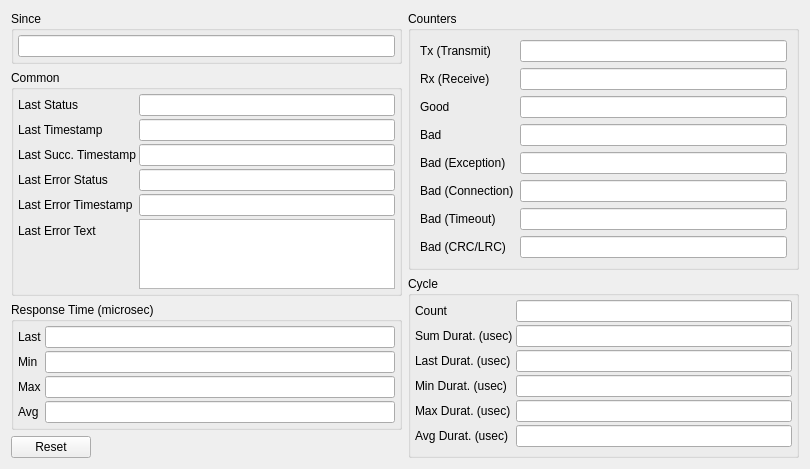
<?xml version="1.0" encoding="UTF-8"?>
<ui version="4.0">
 <class>mbClientPortStatisticsUi</class>
 <widget class="QWidget" name="mbClientPortStatisticsUi">
  <property name="geometry">
   <rect>
    <x>0</x>
    <y>0</y>
    <width>810</width>
    <height>427</height>
   </rect>
  </property>
  <layout class="QHBoxLayout" name="horizontalLayout_2">
   <item>
    <layout class="QVBoxLayout" name="verticalLayout_2">
     <item>
      <widget class="QGroupBox" name="groupBox_4">
       <property name="title">
        <string>Since</string>
       </property>
       <layout class="QHBoxLayout" name="horizontalLayout_3">
        <property name="spacing">
         <number>2</number>
        </property>
        <property name="leftMargin">
         <number>4</number>
        </property>
        <property name="topMargin">
         <number>4</number>
        </property>
        <property name="rightMargin">
         <number>4</number>
        </property>
        <property name="bottomMargin">
         <number>4</number>
        </property>
        <item>
         <widget class="QLineEdit" name="lnSinceTimestamp">
          <property name="readOnly">
           <bool>true</bool>
          </property>
         </widget>
        </item>
       </layout>
      </widget>
     </item>
     <item>
      <widget class="QGroupBox" name="groupBox_3">
       <property name="title">
        <string>Common</string>
       </property>
       <layout class="QFormLayout" name="formLayout_4">
        <property name="horizontalSpacing">
         <number>3</number>
        </property>
        <property name="verticalSpacing">
         <number>3</number>
        </property>
        <property name="leftMargin">
         <number>4</number>
        </property>
        <property name="topMargin">
         <number>4</number>
        </property>
        <property name="rightMargin">
         <number>4</number>
        </property>
        <property name="bottomMargin">
         <number>4</number>
        </property>
        <item row="0" column="0">
         <widget class="QLabel" name="label_18">
          <property name="text">
           <string>Last Status</string>
          </property>
         </widget>
        </item>
        <item row="0" column="1">
         <widget class="QLineEdit" name="lnLastStatus">
          <property name="readOnly">
           <bool>true</bool>
          </property>
         </widget>
        </item>
        <item row="1" column="0">
         <widget class="QLabel" name="label_19">
          <property name="text">
           <string>Last Timestamp</string>
          </property>
         </widget>
        </item>
        <item row="1" column="1">
         <widget class="QLineEdit" name="lnLastTimestamp">
          <property name="readOnly">
           <bool>true</bool>
          </property>
         </widget>
        </item>
        <item row="2" column="0">
         <widget class="QLabel" name="label_20">
          <property name="text">
           <string>Last Succ. Timestamp</string>
          </property>
         </widget>
        </item>
        <item row="2" column="1">
         <widget class="QLineEdit" name="lnLastSuccessTimestamp">
          <property name="minimumSize">
           <size>
            <width>180</width>
            <height>0</height>
           </size>
          </property>
          <property name="readOnly">
           <bool>true</bool>
          </property>
         </widget>
        </item>
        <item row="3" column="0">
         <widget class="QLabel" name="label_21">
          <property name="text">
           <string>Last Error Status</string>
          </property>
         </widget>
        </item>
        <item row="3" column="1">
         <widget class="QLineEdit" name="lnLastErrorStatus">
          <property name="readOnly">
           <bool>true</bool>
          </property>
         </widget>
        </item>
        <item row="4" column="0">
         <widget class="QLabel" name="label_22">
          <property name="text">
           <string>Last Error Timestamp</string>
          </property>
         </widget>
        </item>
        <item row="4" column="1">
         <widget class="QLineEdit" name="lnLastErrorTimestamp">
          <property name="readOnly">
           <bool>true</bool>
          </property>
         </widget>
        </item>
        <item row="5" column="0">
         <widget class="QLabel" name="label_23">
          <property name="text">
           <string>Last Error Text</string>
          </property>
         </widget>
        </item>
        <item row="5" column="1">
         <widget class="QPlainTextEdit" name="txtLastErrorText">
          <property name="readOnly">
           <bool>true</bool>
          </property>
         </widget>
        </item>
       </layout>
      </widget>
     </item>
     <item>
      <widget class="QGroupBox" name="grTimeResponse">
       <property name="title">
        <string>Response Time (microsec)</string>
       </property>
       <layout class="QFormLayout" name="formLayout_5">
        <property name="horizontalSpacing">
         <number>3</number>
        </property>
        <property name="verticalSpacing">
         <number>3</number>
        </property>
        <property name="leftMargin">
         <number>4</number>
        </property>
        <property name="topMargin">
         <number>4</number>
        </property>
        <property name="rightMargin">
         <number>4</number>
        </property>
        <property name="bottomMargin">
         <number>4</number>
        </property>
        <item row="0" column="0">
         <widget class="QLabel" name="label_24">
          <property name="text">
           <string>Last</string>
          </property>
         </widget>
        </item>
        <item row="0" column="1">
         <widget class="QLineEdit" name="lnTimeResponseLast">
          <property name="readOnly">
           <bool>true</bool>
          </property>
         </widget>
        </item>
        <item row="1" column="0">
         <widget class="QLabel" name="label_25">
          <property name="text">
           <string>Min</string>
          </property>
         </widget>
        </item>
        <item row="1" column="1">
         <widget class="QLineEdit" name="lnTimeResponseMin">
          <property name="readOnly">
           <bool>true</bool>
          </property>
         </widget>
        </item>
        <item row="2" column="0">
         <widget class="QLabel" name="label_26">
          <property name="text">
           <string>Max</string>
          </property>
         </widget>
        </item>
        <item row="2" column="1">
         <widget class="QLineEdit" name="lnTimeResponseMax">
          <property name="minimumSize">
           <size>
            <width>180</width>
            <height>0</height>
           </size>
          </property>
          <property name="readOnly">
           <bool>true</bool>
          </property>
         </widget>
        </item>
        <item row="3" column="0">
         <widget class="QLabel" name="label_27">
          <property name="text">
           <string>Avg</string>
          </property>
         </widget>
        </item>
        <item row="3" column="1">
         <widget class="QLineEdit" name="lnTimeResponseAvg">
          <property name="readOnly">
           <bool>true</bool>
          </property>
         </widget>
        </item>
       </layout>
      </widget>
     </item>
     <item>
      <layout class="QHBoxLayout" name="horizontalLayout">
       <item>
        <widget class="QPushButton" name="btnReset">
         <property name="text">
          <string>Reset</string>
         </property>
        </widget>
       </item>
       <item>
        <spacer name="horizontalSpacer">
         <property name="orientation">
          <enum>Qt::Horizontal</enum>
         </property>
         <property name="sizeHint" stdset="0">
          <size>
           <width>40</width>
           <height>20</height>
          </size>
         </property>
        </spacer>
       </item>
      </layout>
     </item>
    </layout>
   </item>
   <item>
    <layout class="QVBoxLayout" name="verticalLayout">
     <item>
      <widget class="QGroupBox" name="groupBox_2">
       <property name="title">
        <string>Counters</string>
       </property>
       <layout class="QFormLayout" name="formLayout_2">
        <item row="0" column="0">
         <widget class="QLabel" name="label_6">
          <property name="text">
           <string>Tx (Transmit)</string>
          </property>
         </widget>
        </item>
        <item row="0" column="1">
         <widget class="QLineEdit" name="lnCountTx">
          <property name="readOnly">
           <bool>true</bool>
          </property>
         </widget>
        </item>
        <item row="1" column="0">
         <widget class="QLabel" name="label_12">
          <property name="text">
           <string>Rx (Receive)</string>
          </property>
         </widget>
        </item>
        <item row="1" column="1">
         <widget class="QLineEdit" name="lnCountRx">
          <property name="readOnly">
           <bool>true</bool>
          </property>
         </widget>
        </item>
        <item row="2" column="0">
         <widget class="QLabel" name="label_7">
          <property name="text">
           <string>Good</string>
          </property>
         </widget>
        </item>
        <item row="2" column="1">
         <widget class="QLineEdit" name="lnCountGood">
          <property name="readOnly">
           <bool>true</bool>
          </property>
         </widget>
        </item>
        <item row="3" column="0">
         <widget class="QLabel" name="label_8">
          <property name="text">
           <string>Bad</string>
          </property>
         </widget>
        </item>
        <item row="3" column="1">
         <widget class="QLineEdit" name="lnCountBad">
          <property name="readOnly">
           <bool>true</bool>
          </property>
         </widget>
        </item>
        <item row="4" column="0">
         <widget class="QLabel" name="label_14">
          <property name="text">
           <string>Bad (Exception)</string>
          </property>
         </widget>
        </item>
        <item row="4" column="1">
         <widget class="QLineEdit" name="lnCountBadStandard">
          <property name="readOnly">
           <bool>true</bool>
          </property>
         </widget>
        </item>
        <item row="5" column="0">
         <widget class="QLabel" name="label_11">
          <property name="text">
           <string>Bad (Connection)</string>
          </property>
         </widget>
        </item>
        <item row="5" column="1">
         <widget class="QLineEdit" name="lnCountBadConnection">
          <property name="readOnly">
           <bool>true</bool>
          </property>
         </widget>
        </item>
        <item row="6" column="0">
         <widget class="QLabel" name="label_9">
          <property name="text">
           <string>Bad (Timeout)</string>
          </property>
         </widget>
        </item>
        <item row="6" column="1">
         <widget class="QLineEdit" name="lnCountBadTimeout">
          <property name="readOnly">
           <bool>true</bool>
          </property>
         </widget>
        </item>
        <item row="7" column="0">
         <widget class="QLabel" name="label_10">
          <property name="text">
           <string>Bad (CRC/LRC)</string>
          </property>
         </widget>
        </item>
        <item row="7" column="1">
         <widget class="QLineEdit" name="lnCountBadCRC">
          <property name="readOnly">
           <bool>true</bool>
          </property>
         </widget>
        </item>
       </layout>
      </widget>
     </item>
     <item>
      <widget class="QGroupBox" name="groupBox">
       <property name="title">
        <string>Cycle</string>
       </property>
       <layout class="QFormLayout" name="formLayout">
        <property name="horizontalSpacing">
         <number>3</number>
        </property>
        <property name="verticalSpacing">
         <number>3</number>
        </property>
        <property name="leftMargin">
         <number>4</number>
        </property>
        <property name="topMargin">
         <number>4</number>
        </property>
        <property name="rightMargin">
         <number>4</number>
        </property>
        <property name="bottomMargin">
         <number>4</number>
        </property>
        <item row="0" column="0">
         <widget class="QLabel" name="label">
          <property name="text">
           <string>Count</string>
          </property>
         </widget>
        </item>
        <item row="0" column="1">
         <widget class="QLineEdit" name="lnCycleCount">
          <property name="readOnly">
           <bool>true</bool>
          </property>
         </widget>
        </item>
        <item row="1" column="0">
         <widget class="QLabel" name="label_13">
          <property name="text">
           <string>Sum Durat. (usec)</string>
          </property>
         </widget>
        </item>
        <item row="1" column="1">
         <widget class="QLineEdit" name="lnCycleSumDuration">
          <property name="readOnly">
           <bool>true</bool>
          </property>
         </widget>
        </item>
        <item row="2" column="0">
         <widget class="QLabel" name="label_2">
          <property name="text">
           <string>Last Durat. (usec)</string>
          </property>
         </widget>
        </item>
        <item row="2" column="1">
         <widget class="QLineEdit" name="lnCycleLastDuration">
          <property name="readOnly">
           <bool>true</bool>
          </property>
         </widget>
        </item>
        <item row="3" column="0">
         <widget class="QLabel" name="label_3">
          <property name="text">
           <string>Min Durat. (usec)</string>
          </property>
         </widget>
        </item>
        <item row="3" column="1">
         <widget class="QLineEdit" name="lnCycleMinDuration">
          <property name="readOnly">
           <bool>true</bool>
          </property>
         </widget>
        </item>
        <item row="4" column="0">
         <widget class="QLabel" name="label_4">
          <property name="text">
           <string>Max Durat. (usec)</string>
          </property>
         </widget>
        </item>
        <item row="4" column="1">
         <widget class="QLineEdit" name="lnCycleMaxDuration">
          <property name="readOnly">
           <bool>true</bool>
          </property>
         </widget>
        </item>
        <item row="5" column="0">
         <widget class="QLabel" name="label_5">
          <property name="text">
           <string>Avg Durat. (usec)</string>
          </property>
         </widget>
        </item>
        <item row="5" column="1">
         <widget class="QLineEdit" name="lnCycleAvgDuration">
          <property name="readOnly">
           <bool>true</bool>
          </property>
         </widget>
        </item>
       </layout>
      </widget>
     </item>
    </layout>
   </item>
  </layout>
 </widget>
 <resources/>
 <connections/>
</ui>
